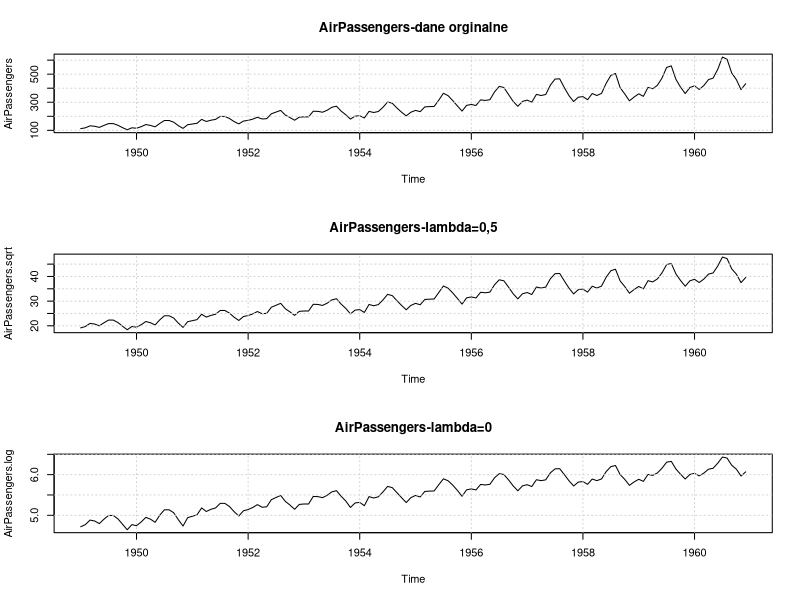
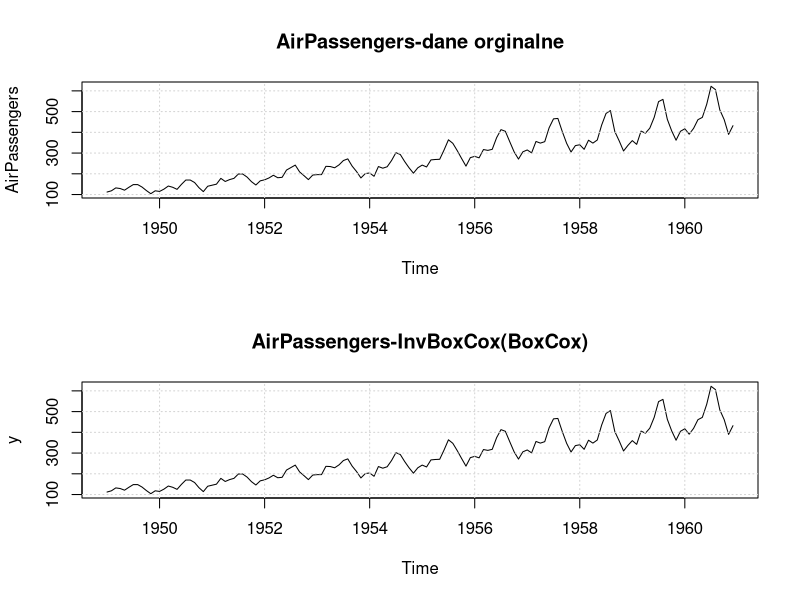
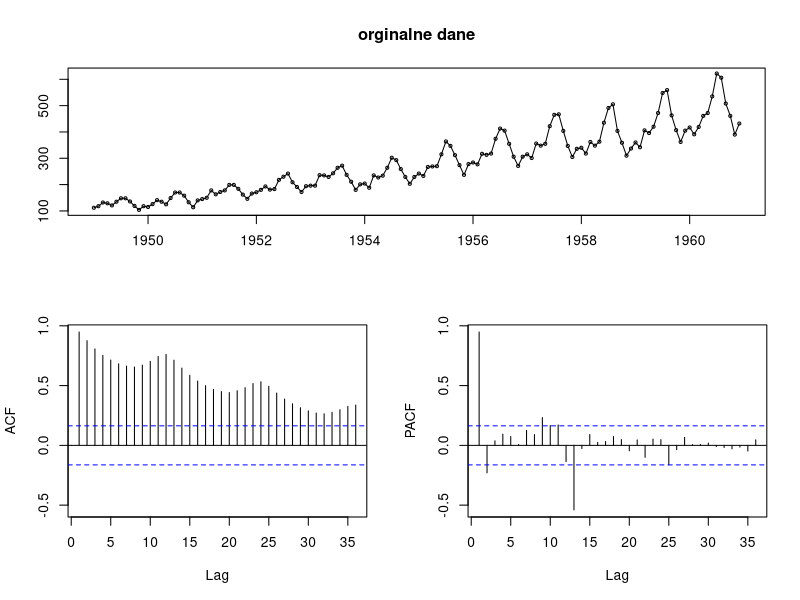
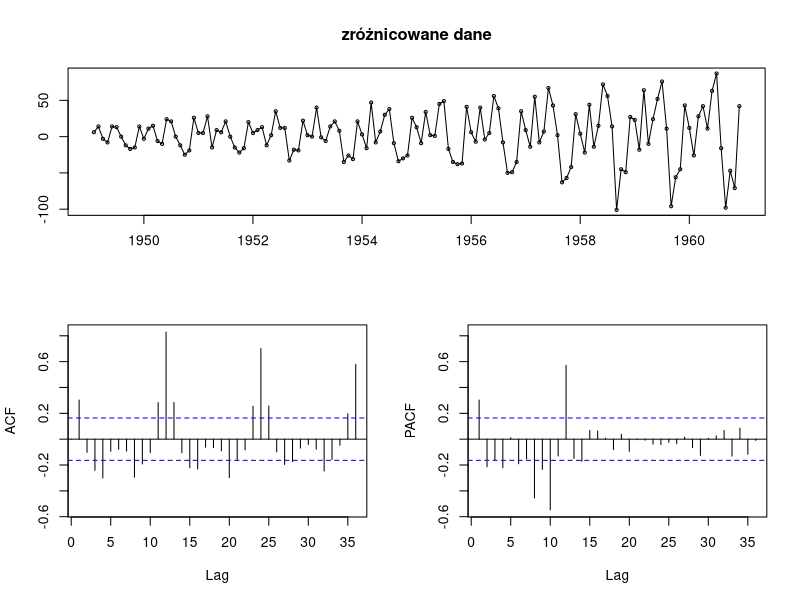
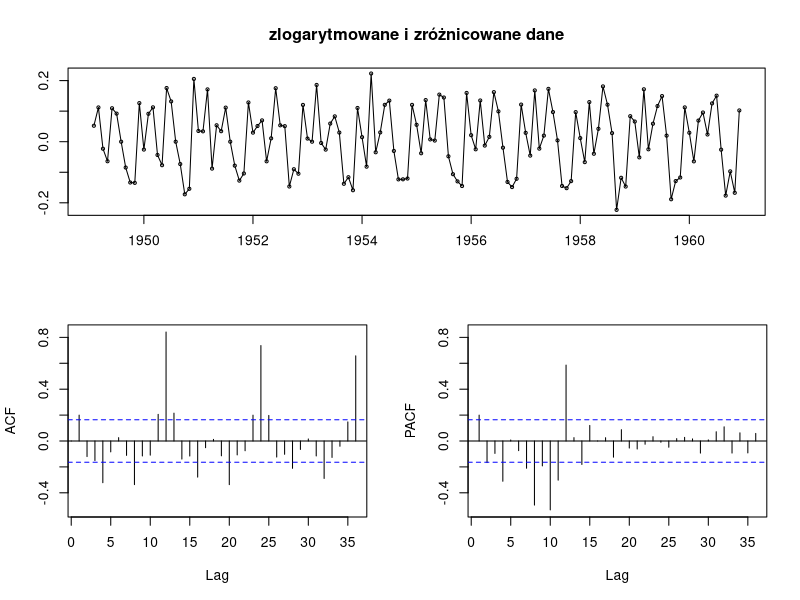
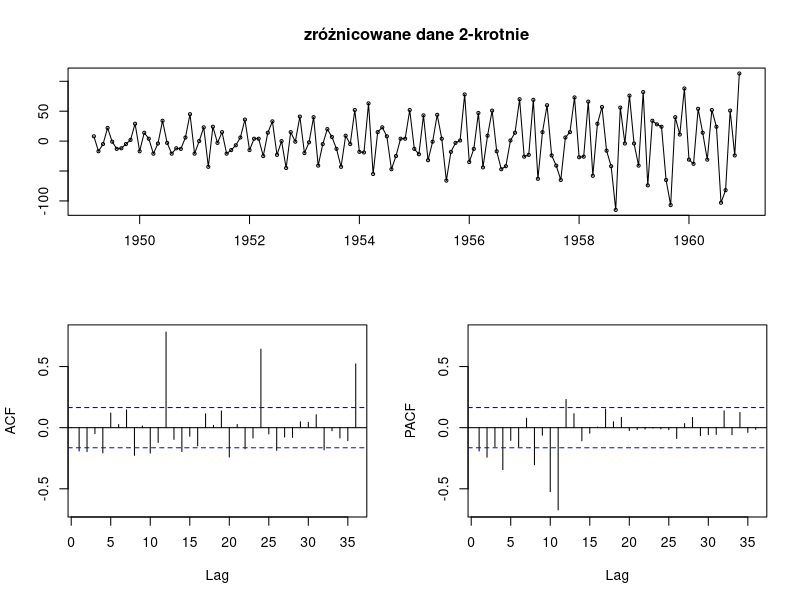
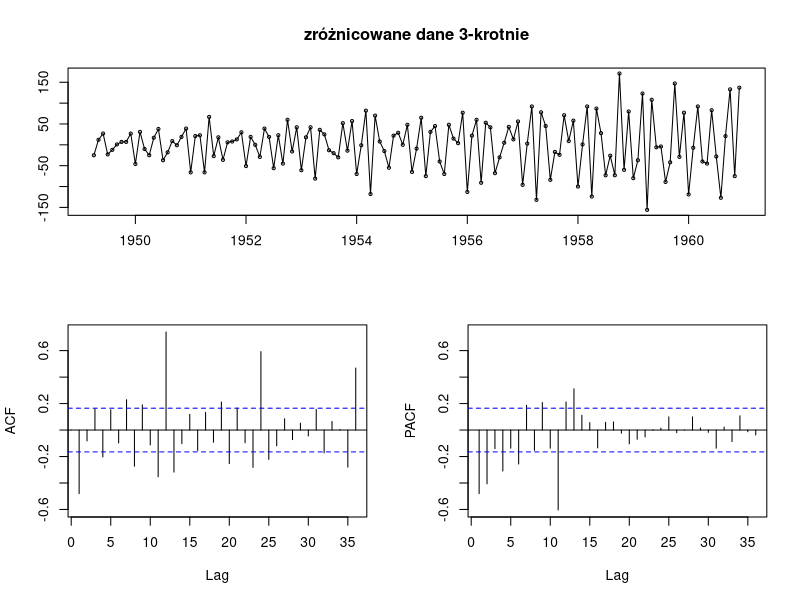
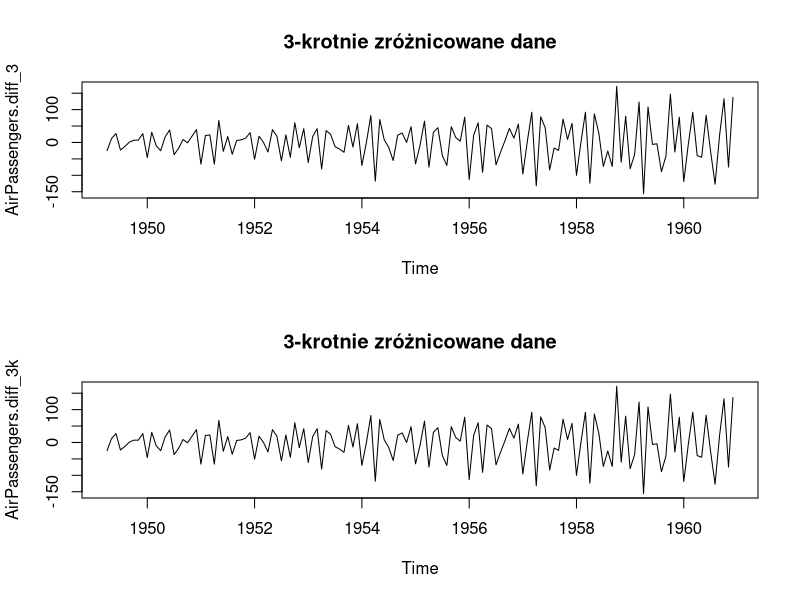

Generate these figures, in order, with R:

##############################################################################
# transformacja Boxa-Coxa 	flambda(X)=(X^lambda-1)/lambda  dla lambda=!0
#                        	flambda(X)=ln(X)                dla lambda=0

#Xt=f(t)*St*et     model multiplikatywny 
#log_Xt=log_f(t)+log_st+log_et   model addytywny

library(forecast)
library(datasets)
data(AirPassengers)
AirPassengers.sqrt <-BoxCox(AirPassengers, lambda=0.5) #sqrt(Xt)
AirPassengers.log <-BoxCox(AirPassengers, lambda=0)    #log(Xt)

par(mfrow = c(3,1))
plot(AirPassengers, main="AirPassengers-dane orginalne")
grid()

plot(AirPassengers.sqrt, main="AirPassengers-lambda=0,5")
grid()

plot(AirPassengers.log, main="AirPassengers-lambda=0")
grid()

# Odwrotna transformacja Boxa-Coxa 	

# f'lambda(X)= (X*lambda+1)^(1/lambda) dla lambda=!0
#      f'lambda(X)=exp(X)                dla lambda=0

y <-InvBoxCox(AirPassengers.log, lambda=0)

par(mfrow = c(2,1))
plot(AirPassengers, main="AirPassengers-dane orginalne")
grid()


plot(y, main="AirPassengers-InvBoxCox(BoxCox)")
grid()

############################################################################
# Roznicowanie - differencing

# roznicowanie z opoznieniem 1

library(forecast)
library(datasets)
data(AirPassengers)

tsdisplay(AirPassengers, main="orginalne dane")
AirPassengers.diff <-diff(AirPassengers)
tsdisplay(AirPassengers.diff, main="zróżnicowane dane")
AirPassengers.log.diff <-diff(AirPassengers.log)
tsdisplay(AirPassengers.log.diff, main="zlogarytmowane i zróżnicowane dane")


# roznicowanie 2-krotne
AirPassengers.diff_2 <- diff(AirPassengers.diff)
tsdisplay(AirPassengers.diff_2, main="zróżnicowane dane 2-krotnie")
# roznicowanie 3-krotne
AirPassengers.diff_3 <-diff(AirPassengers.diff_2)
tsdisplay(AirPassengers.diff_3, main="zróżnicowane dane 3-krotnie")


# roznicowanie k-krotne
# AirPassengers.diff_k <-diff(AirPassengers, differences = k)

AirPassengers.diff_3k <-diff(AirPassengers, differences = 3)

par(mfrow = c(2,1))
plot(AirPassengers.diff_3, main="3-krotnie zróżnicowane dane")
plot(AirPassengers.diff_3k, main="3-krotnie zróżnicowane dane")

###############################################################################
# Roznicowanie z opoznieniem sezonowym

# Delta_s_X=X(t)-X(t-s)

# s - lag(4, 12, 24)

AirPassengers.diff12 <-diff(AirPassengers, lag=12)
tsdisplay(AirPassengers.diff12, main="szereg zroznicowany z opoznieniem sezonowym = 12")

AirPassengers.diff12.diff1 <-diff(AirPassengers.diff12)
tsdisplay(AirPassengers.diff12.diff1, main="szereg zroznicowany z opoznieniem sezonowym = 12 i trendem")

AirPassengers.diff.diff12 <-diff(AirPassengers.diff, lag=12)
tsdisplay(AirPassengers.diff.diff12, main="szereg zroznicowany z opoznieniem sezonowym = 12 i trendem")


par(mfrow = c(2,1))
plot(AirPassengers.diff12.diff1, main="szereg zroznicowany z opoznieniem sezonowym = 12 i trendem")
plot(AirPassengers.diff.diff12, main="szereg zroznicowany z opoznieniem =1 i sezonowym = 12 ")

AirPassengers.delta <-diff(AirPassengers, lag=1, differences=1)
tsdisplay(AirPassengers.delta, main="szereg zroznicowany trendem")

AirPassengers.delta.delta12 <-diff(AirPassengers.delta, lag=12, differences=1)
tsdisplay(AirPassengers.delta.delta12, main="szereg zróznicowany z opoznieniem sezonowym = 12 i trendem")

par(mfrow = c(3,1))
plot(AirPassengers.diff12.diff1, main="szereg zroznicowany  z opoznieniem sezonowym = 12 i trendem")
plot(AirPassengers.diff.diff12, main="szereg zroznicowany z opoznieniem =1 i sezonowym = 12 ")
plot(AirPassengers.delta.delta12, main="szereg zroznicowany z opoznieniem =1 i sezonowym = 12 ")


###############################################################################
# Agregacja danych

# funkcja - aggregate() 
# pakiet sats

# aggregate(x, nfrequency = 1, FUN = sum, ...)
# x		 - szereg czasowy
# nfrequency - nowa czstotliwosc danych
# FUN		 - funkcja agregujaca

# agregacja sum? w kwartalach

AirPassengers.Qsum <- aggregate(AirPassengers, nfrequency=4, FUN=sum)
AirPassengers.Qsum


# agregacja wartoscia maksymalna w kwartalach
AirPassengers.Qmax <- aggregate(AirPassengers, nfrequency=4, FUN=max)
AirPassengers.Qmax

par(mfrow = c(3,1))
plot(AirPassengers, main="AirPassengers-dane miesieczne")
plot(AirPassengers.Qsum, main="Agregacja suma w kwartalach")
plot(AirPassengers.Qmax, main="Agregacja wartoscia maksymalna w kwartalach")

# agregacja srednia w latach

AirPassengers.Ymean <-aggregate(AirPassengers, nfrequency=1, FUN=mean)
AirPassengers.Ymean


par(mfrow = c(4,1))
plot(AirPassengers, main="AirPassengers-dane miesieczne")
plot(AirPassengers.Qsum, main="Agregacja suma w kwartalach")
plot(AirPassengers.Qmax, main="Agregacja wartoscia maksymalna w kwartalach")
plot(AirPassengers.Ymean, main="Agregacja wartoscia srednia w latach")


###########################################################################################

# Zadanie 1
# Dla wybranych danych wykonaj odpowiednie transormacje
# aby przeksztalcic je do postaci stacjonarnej - bialy szum

# Zadanie 2
# Porownaj na wykresie wybrane dane przed i po agregacji (dowolnej)
# Jakie wlasnosci szeregow obserwujesz przed i po agregacji?

